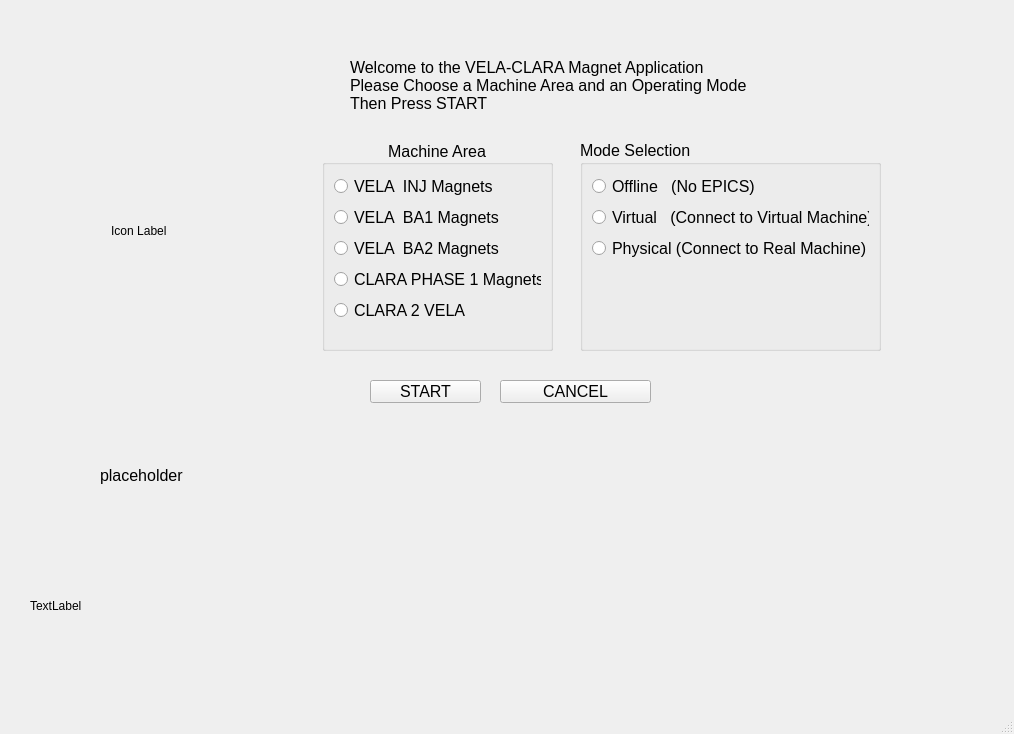
<?xml version="1.0" encoding="UTF-8"?>
<ui version="4.0">
 <class>magnetAppStartup</class>
 <widget class="QMainWindow" name="magnetAppStartup">
  <property name="geometry">
   <rect>
    <x>0</x>
    <y>0</y>
    <width>1014</width>
    <height>734</height>
   </rect>
  </property>
  <property name="windowTitle">
   <string>MainWindow</string>
  </property>
  <widget class="QWidget" name="centralwidget">
   <widget class="QPushButton" name="startButton">
    <property name="geometry">
     <rect>
      <x>370</x>
      <y>380</y>
      <width>111</width>
      <height>23</height>
     </rect>
    </property>
    <property name="font">
     <font>
      <pointsize>12</pointsize>
     </font>
    </property>
    <property name="text">
     <string>START</string>
    </property>
   </widget>
   <widget class="QPushButton" name="cancelButton">
    <property name="geometry">
     <rect>
      <x>500</x>
      <y>380</y>
      <width>151</width>
      <height>23</height>
     </rect>
    </property>
    <property name="font">
     <font>
      <pointsize>12</pointsize>
     </font>
    </property>
    <property name="text">
     <string>CANCEL</string>
    </property>
   </widget>
   <widget class="QGroupBox" name="machineAreaSelection">
    <property name="geometry">
     <rect>
      <x>322</x>
      <y>140</y>
      <width>231</width>
      <height>211</height>
     </rect>
    </property>
    <property name="font">
     <font>
      <pointsize>12</pointsize>
     </font>
    </property>
    <property name="title">
     <string>Machine Area</string>
    </property>
    <property name="alignment">
     <set>Qt::AlignCenter</set>
    </property>
    <layout class="QVBoxLayout" name="verticalLayout_3">
     <item>
      <widget class="QRadioButton" name="VELA_INJ">
       <property name="text">
        <string>VELA  INJ Magnets</string>
       </property>
      </widget>
     </item>
     <item>
      <widget class="QRadioButton" name="VELA_BA1">
       <property name="text">
        <string>VELA  BA1 Magnets</string>
       </property>
      </widget>
     </item>
     <item>
      <widget class="QRadioButton" name="VELA_BA2">
       <property name="text">
        <string>VELA  BA2 Magnets</string>
       </property>
      </widget>
     </item>
     <item>
      <widget class="QRadioButton" name="CLARA_PHASE_1">
       <property name="text">
        <string>CLARA PHASE 1 Magnets</string>
       </property>
      </widget>
     </item>
     <item>
      <widget class="QRadioButton" name="CLARA_2_VELA">
       <property name="text">
        <string>CLARA 2 VELA</string>
       </property>
      </widget>
     </item>
     <item>
      <spacer name="verticalSpacer_2">
       <property name="orientation">
        <enum>Qt::Vertical</enum>
       </property>
       <property name="sizeHint" stdset="0">
        <size>
         <width>20</width>
         <height>40</height>
        </size>
       </property>
      </spacer>
     </item>
    </layout>
    <zorder>CLARA_PHASE_1</zorder>
    <zorder>VELA_BA2</zorder>
    <zorder>VELA_BA1</zorder>
    <zorder>VELA_INJ</zorder>
    <zorder>verticalSpacer_2</zorder>
    <zorder>CLARA_2_VELA</zorder>
   </widget>
   <widget class="QGroupBox" name="modeSelection">
    <property name="geometry">
     <rect>
      <x>580</x>
      <y>140</y>
      <width>301</width>
      <height>211</height>
     </rect>
    </property>
    <property name="font">
     <font>
      <pointsize>12</pointsize>
     </font>
    </property>
    <property name="title">
     <string>Mode Selection</string>
    </property>
    <layout class="QVBoxLayout" name="verticalLayout_2">
     <item>
      <widget class="QRadioButton" name="offlineMode">
       <property name="text">
        <string>Offline   (No EPICS)</string>
       </property>
      </widget>
     </item>
     <item>
      <widget class="QRadioButton" name="virtualMode">
       <property name="text">
        <string>Virtual   (Connect to Virtual Machine)</string>
       </property>
      </widget>
     </item>
     <item>
      <widget class="QRadioButton" name="physicalMode">
       <property name="text">
        <string>Physical (Connect to Real Machine)</string>
       </property>
      </widget>
     </item>
     <item>
      <spacer name="verticalSpacer">
       <property name="orientation">
        <enum>Qt::Vertical</enum>
       </property>
       <property name="sizeHint" stdset="0">
        <size>
         <width>20</width>
         <height>40</height>
        </size>
       </property>
      </spacer>
     </item>
    </layout>
   </widget>
   <widget class="QLabel" name="instructionLabel">
    <property name="geometry">
     <rect>
      <x>350</x>
      <y>50</y>
      <width>611</width>
      <height>71</height>
     </rect>
    </property>
    <property name="font">
     <font>
      <pointsize>12</pointsize>
     </font>
    </property>
    <property name="text">
     <string>Welcome to the VELA-CLARA Magnet Application 
Please Choose a Machine Area and an Operating Mode 
Then Press START </string>
    </property>
    <property name="alignment">
     <set>Qt::AlignLeading|Qt::AlignLeft|Qt::AlignVCenter</set>
    </property>
   </widget>
   <widget class="QLabel" name="iconLabel">
    <property name="geometry">
     <rect>
      <x>30</x>
      <y>100</y>
      <width>221</width>
      <height>261</height>
     </rect>
    </property>
    <property name="text">
     <string>Icon Label </string>
    </property>
    <property name="alignment">
     <set>Qt::AlignCenter</set>
    </property>
   </widget>
   <widget class="QLabel" name="waitMessageLabel">
    <property name="geometry">
     <rect>
      <x>100</x>
      <y>460</y>
      <width>491</width>
      <height>31</height>
     </rect>
    </property>
    <property name="font">
     <font>
      <pointsize>12</pointsize>
     </font>
    </property>
    <property name="text">
     <string>placeholder</string>
    </property>
   </widget>
   <widget class="QLabel" name="logoLabel">
    <property name="geometry">
     <rect>
      <x>30</x>
      <y>550</y>
      <width>951</width>
      <height>111</height>
     </rect>
    </property>
    <property name="text">
     <string>TextLabel</string>
    </property>
   </widget>
  </widget>
  <widget class="QMenuBar" name="menubar">
   <property name="geometry">
    <rect>
     <x>0</x>
     <y>0</y>
     <width>1014</width>
     <height>21</height>
    </rect>
   </property>
  </widget>
  <widget class="QStatusBar" name="statusbar"/>
 </widget>
 <resources/>
 <connections/>
</ui>
